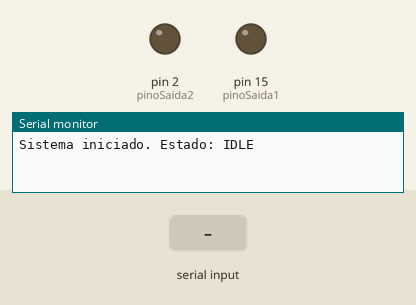
Bench run of a sketch on a simulated Arduino Uno, built with avr-gcc and run on an emulated ATmega328P. Parts: output pins drawn as LEDs (lit = HIGH), the last lines printed to the serial monitor. Inputs (shaded band) come from the test bench.

Above: at 1.2 s.
1.3 s: "a" received over Serial
At 1.9 s:
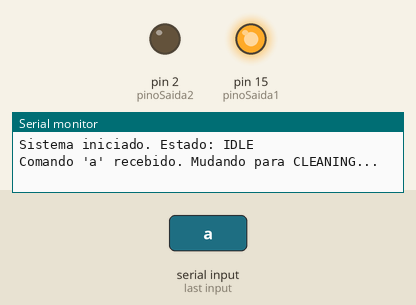
At 4.6 s:
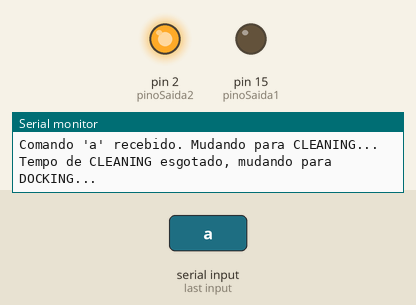
Timing chart, 0 to 9.8 s (numbered marks = the images above; inputs shaded):
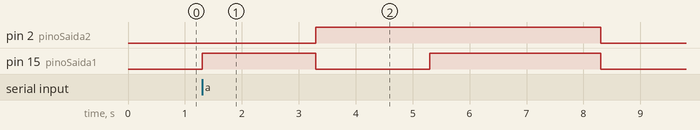

The sketch:

esp.ino
```cpp
// --- Pinos de comunicação com o Arduino ---
// Conecte estes pinos ao conversor de nível lógico
const int pinoSaida1 = 15; // Vai para a entrada1 do Arduino
const int pinoSaida2 = 2;  // Vai para a entrada2 do Arduino

// Tempos para transição de estado (em milissegundos)
const long cleaningTime = 2000;
const long dockingTime = 2000;
const long chargingTime = 3000;

// Definição dos estados do sistema
enum State {
  IDLE,
  CLEANING,
  DOCKING,
  CHARGING
};
State currentState = IDLE;

// Variável para controlar o tempo em cada estado
unsigned long stateTransitionMillis = 0;

// Função que envia o estado atual para o Arduino através dos pinos de saída
void enviarEstadoParaArduino() {
  switch (currentState) {
    case IDLE:
      digitalWrite(pinoSaida1, LOW);
      digitalWrite(pinoSaida2, LOW);
      break;
    case CLEANING:
      digitalWrite(pinoSaida1, HIGH);
      digitalWrite(pinoSaida2, LOW);
      break;
    case DOCKING:
      digitalWrite(pinoSaida1, LOW);
      digitalWrite(pinoSaida2, HIGH);
      break;
    case CHARGING:
      digitalWrite(pinoSaida1, HIGH);
      digitalWrite(pinoSaida2, HIGH);
      break;
  }
}


void setup() {
  Serial.begin(9600);

  // Configura os pinos de comunicação como SAÍDA
  pinMode(pinoSaida1, OUTPUT);
  pinMode(pinoSaida2, OUTPUT);

  // Define o estado inicial e já o envia para o Arduino
  currentState = IDLE;
  enviarEstadoParaArduino();
  Serial.println("Sistema iniciado. Estado: IDLE");
}

void loop() {
  // --- Bloco 1: Receber comandos via Serial para forçar a mudança de estado (para testes) ---
  if (Serial.available() > 0) {
    char receivedChar = Serial.read();
    if (receivedChar == 'a' && (currentState == IDLE || currentState == CHARGING)) {
      currentState = CLEANING;
      stateTransitionMillis = millis(); // Reinicia o cronômetro do estado
      Serial.println("Comando 'a' recebido. Mudando para CLEANING...");
    } else if (receivedChar == 'b' && currentState == CLEANING) {
      currentState = DOCKING;
      stateTransitionMillis = millis(); // Reinicia o cronômetro do estado
      Serial.println("Comando 'b' recebido. Mudando para DOCKING...");
    }
  }

  // --- Bloco 2: Lógica de transição automática de estados baseada no tempo ---
  unsigned long currentMillis = millis();
  switch (currentState) {
    case CLEANING:
      if (currentMillis - stateTransitionMillis >= cleaningTime) {
        currentState = DOCKING;
        stateTransitionMillis = millis();
        Serial.println("Tempo de CLEANING esgotado, mudando para DOCKING...");
      }
      break;
    case DOCKING:
      if (currentMillis - stateTransitionMillis >= dockingTime) {
        currentState = CHARGING;
        stateTransitionMillis = millis();
        Serial.println("Tempo de DOCKING esgotado, mudando para CHARGING...");
      }
      break;
    case CHARGING:
      if (currentMillis - stateTransitionMillis >= chargingTime) {
        currentState = IDLE;
        Serial.println("Carga completa, mudando para IDLE...");
      }
      break;
    default:
      // No estado IDLE, não faz nada até receber um comando
      break;
  }

  // --- Bloco 3: Envia o estado atualizado para o Arduino a cada ciclo ---
  enviarEstadoParaArduino();
}
```

Measured:
- after the input at 1.3 s, pin 2 (pinoSaida2): LOW → HIGH after 2.0 s, → LOW 5.0 s later; pin 15 (pinoSaida1): LOW → HIGH at once, → LOW 2.0 s later, → HIGH 2.0 s later, → LOW 3.0 s later
